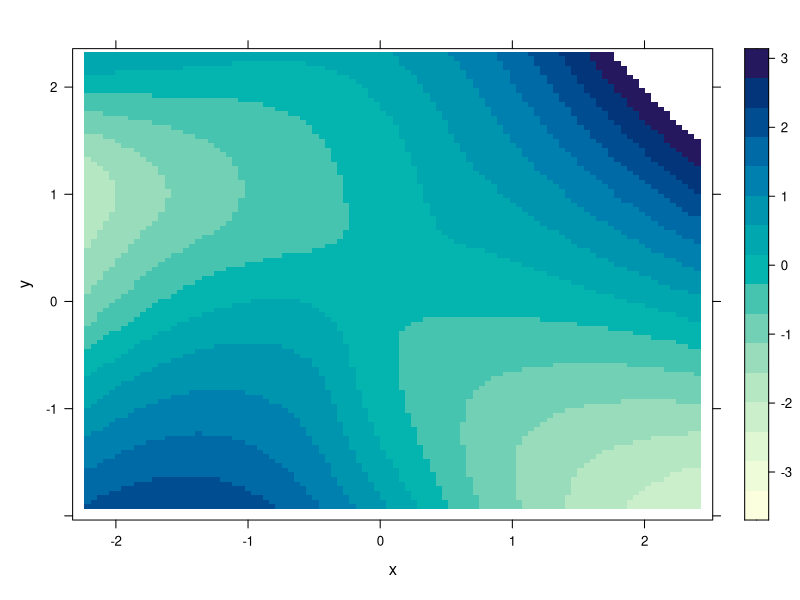
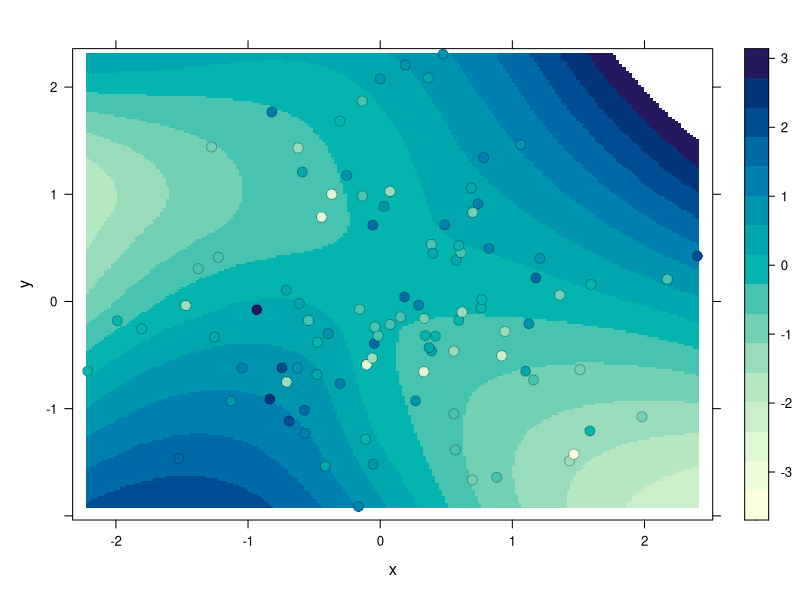
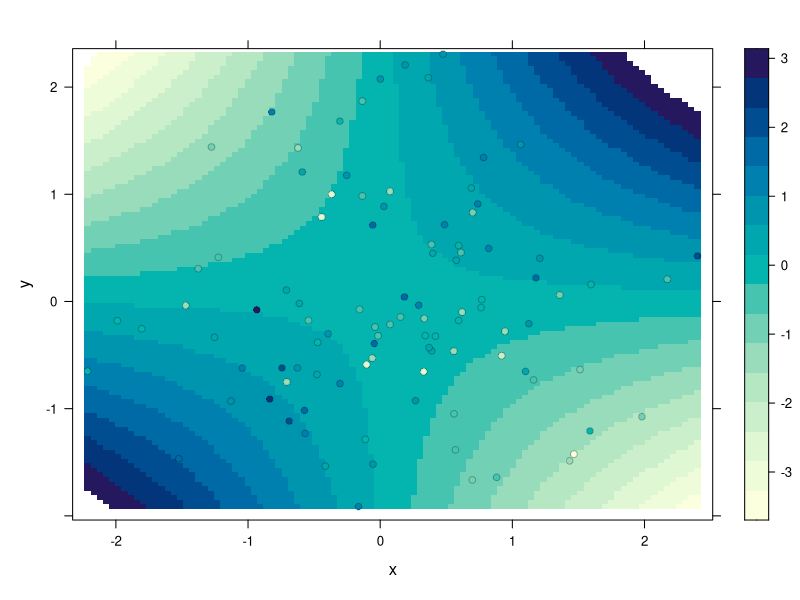
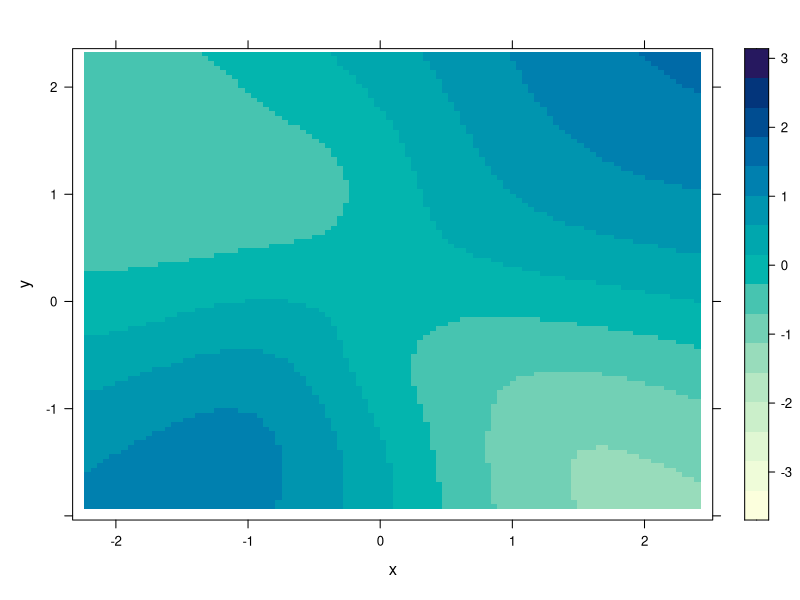

Recreate these plots in R, in order.
library(latticeExtra)


### Name: panel.2dsmoother
### Title: Plot a smooth approximation of z over x and y.
### Aliases: panel.2dsmoother
### Keywords: dplot

### ** Examples

set.seed(1)
xyz <- data.frame(x = rnorm(100), y = rnorm(100))
xyz$z <- with(xyz, x * y + rnorm(100, sd = 1))

levelplot(z ~ x * y, xyz, panel = panel.2dsmoother)

## showing data points on the same color scale
levelplot(z ~ x * y, xyz,
          panel = panel.levelplot.points, cex = 1.2) +
  layer_(panel.2dsmoother(..., n = 200))

## simple linear regression model
levelplot(z ~ x * y, xyz,
          panel = panel.levelplot.points) +
  layer_(panel.2dsmoother(..., method = "lm"))

## GAM smoother with smoothness by cross validation
if (require("mgcv"))
  levelplot(z ~ x * y, xyz, panel = panel.2dsmoother,
            form = z ~ s(x, y), method = "gam")
